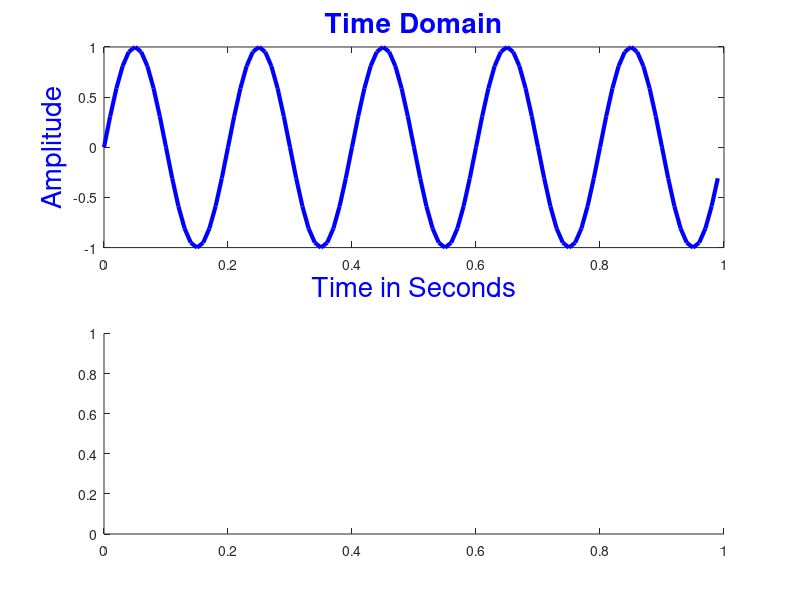

Here is the MATLAB script that generated this plot: (Note: this script raises an error after producing the figure.)
clc
clear all

Fs = 100;
T = 1/Fs;
L = 100000;
t = (0:L-1);
t = t*T;
freq =5;
X = sin(2*pi*freq*t);
figure
subplot(2,1,1)
plot(t(1:100),real(X(1,1:100)),'b','linewidth',3);
title('Time Domain','fontsize',20,'color',[0 0 255]/255)
xlabel('Time in Seconds','fontsize',20,'color',[0 0 255]/255)
ylabel('Amplitude','fontsize',20,'color',[0 0 255]/255)


n = length(X);
Y = fftshift(fft2(X)/n);


P1 = abs(Y);
subplot(2,1,2)
x = -(Fs-Fs/n)/2:(Fs/n):(Fs-Fs/n)/2;
[P12 , X1] = meshgrid(P1,X);


plot(x,P1,'r','linewidth',3)
title('Frequency Domain','fontsize',20,'color',[255 0 0]/255)
xlabel('Frequency in Hertz','fontsize',20,'color',[255 0 0]/255)
ylabel('Amplitude','fontsize',20,'color',[255 0 0]/255)


mesh(t,X1,P12);

